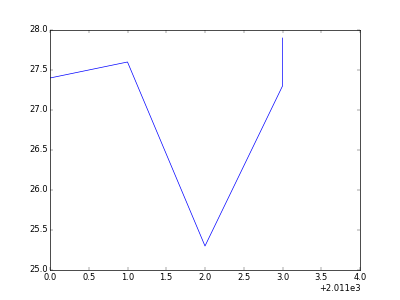

Reproduce this figure in Python.
import numpy as np
import pylab as pl
import sys

data1 = sys.argv[1]
data2 = sys.argv[2]
data3 = sys.argv[3]
data4 = sys.argv[4]
data5 = sys.argv[5]

x = [2011,2012,2013,2014,2014]# Make an array of x values
y = [data1,data2,data3,data4,data5]# Make an array of y values for each x value
pl.plot(x, y)# use pylab to plot x and y
pl.xlim(2011, 2015)
pl.savefig(sys.path[0]+"/zhexian.png", dpi=50)
#pl.show()
# show the plot on the screen